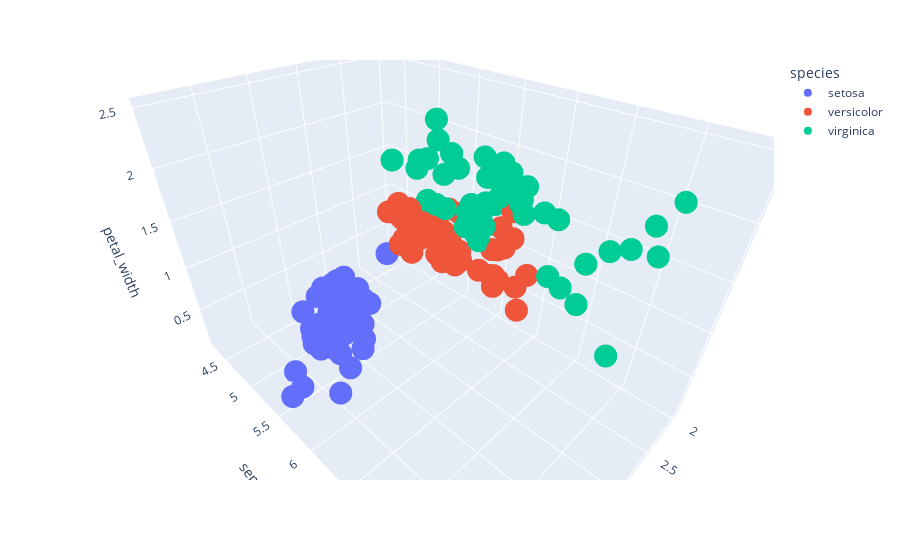

Notebook source saved alongside this figure:
### Code cell
#Q13. Create a 3D scatter plot using Plotly.

import plotly.express as px

df = px.data.iris()
fig = px.scatter_3d(df, x='sepal_width', y='sepal_length', z='petal_width', color='species')
fig.show()

### Figure 1 — Plotly figure (JSON) as saved in the notebook; plotly's stock layout.template omitted (floating-point values rounded to 4 significant figures)
{"data": [{"hovertemplate": "species=setosa<br>sepal_width=%{x}<br>sepal_length=%{y}<br>petal_width=%{z}<extra></extra>", "legendgroup": "setosa", "marker": {"color": "#636efa", "symbol": "circle"}, "mode": "markers", "name": "setosa", "scene": "scene", "showlegend": true, "type": "scatter3d", "x": [3.5, 3, 3.2, 3.1, 3.6, 3.9, 3.4, 3.4, 2.9, 3.1, 3.7, 3.4, 3, 3, 4, 4.4, 3.9, 3.5, 3.8, 3.8, 3.4, 3.7, 3.6, 3.3, 3.4, 3, 3.4, 3.5, 3.4, 3.2, 3.1, 3.4, 4.1, 4.2, 3.1, 3.2, 3.5, 3.1, 3, 3.4, 3.5, 2.3, 3.2, 3.5, 3.8, 3, 3.8, 3.2, 3.7, 3.3], "y": [5.1, 4.9, 4.7, 4.6, 5, 5.4, 4.6, 5, 4.4, 4.9, 5.4, 4.8, 4.8, 4.3, 5.8, 5.7, 5.4, 5.1, 5.7, 5.1, 5.4, 5.1, 4.6, 5.1, 4.8, 5, 5, 5.2, 5.2, 4.7, 4.8, 5.4, 5.2, 5.5, 4.9, 5, 5.5, 4.9, 4.4, 5.1, 5, 4.5, 4.4, 5, 5.1, 4.8, 5.1, 4.6, 5.3, 5], "z": [0.2, 0.2, 0.2, 0.2, 0.2, 0.4, 0.3, 0.2, 0.2, 0.1, 0.2, 0.2, 0.1, 0.1, 0.2, 0.4, 0.4, 0.3, 0.3, 0.3, 0.2, 0.4, 0.2, 0.5, 0.2, 0.2, 0.4, 0.2, 0.2, 0.2, 0.2, 0.4, 0.1, 0.2, 0.1, 0.2, 0.2, 0.1, 0.2, 0.2, 0.3, 0.3, 0.2, 0.6, 0.4, 0.3, 0.2, 0.2, 0.2, 0.2]}, {"hovertemplate": "species=versicolor<br>sepal_width=%{x}<br>sepal_length=%{y}<br>petal_width=%{z}<extra></extra>", "legendgroup": "versicolor", "marker": {"color": "#EF553B", "symbol": "circle"}, "mode": "markers", "name": "versicolor", "scene": "scene", "showlegend": true, "type": "scatter3d", "x": [3.2, 3.2, 3.1, 2.3, 2.8, 2.8, 3.3, 2.4, 2.9, 2.7, 2, 3, 2.2, 2.9, 2.9, 3.1, 3, 2.7, 2.2, 2.5, 3.2, 2.8, 2.5, 2.8, 2.9, 3, 2.8, 3, 2.9, 2.6, 2.4, 2.4, 2.7, 2.7, 3, 3.4, 3.1, 2.3, 3, 2.5, 2.6, 3, 2.6, 2.3, 2.7, 3, 2.9, 2.9, 2.5, 2.8], "y": [7, 6.4, 6.9, 5.5, 6.5, 5.7, 6.3, 4.9, 6.6, 5.2, 5, 5.9, 6, 6.1, 5.6, 6.7, 5.6, 5.8, 6.2, 5.6, 5.9, 6.1, 6.3, 6.1, 6.4, 6.6, 6.8, 6.7, 6, 5.7, 5.5, 5.5, 5.8, 6, 5.4, 6, 6.7, 6.3, 5.6, 5.5, 5.5, 6.1, 5.8, 5, 5.6, 5.7, 5.7, 6.2, 5.1, 5.7], "z": [1.4, 1.5, 1.5, 1.3, 1.5, 1.3, 1.6, 1, 1.3, 1.4, 1, 1.5, 1, 1.4, 1.3, 1.4, 1.5, 1, 1.5, 1.1, 1.8, 1.3, 1.5, 1.2, 1.3, 1.4, 1.4, 1.7, 1.5, 1, 1.1, 1, 1.2, 1.6, 1.5, 1.6, 1.5, 1.3, 1.3, 1.3, 1.2, 1.4, 1.2, 1, 1.3, 1.2, 1.3, 1.3, 1.1, 1.3]}, {"hovertemplate": "species=virginica<br>sepal_width=%{x}<br>sepal_length=%{y}<br>petal_width=%{z}<extra></extra>", "legendgroup": "virginica", "marker": {"color": "#00cc96", "symbol": "circle"}, "mode": "markers", "name": "virginica", "scene": "scene", "showlegend": true, "type": "scatter3d", "x": [3.3, 2.7, 3, 2.9, 3, 3, 2.5, 2.9, 2.5, 3.6, 3.2, 2.7, 3, 2.5, 2.8, 3.2, 3, 3.8, 2.6, 2.2, 3.2, 2.8, 2.8, 2.7, 3.3, 3.2, 2.8, 3, 2.8, 3, 2.8, 3.8, 2.8, 2.8, 2.6, 3, 3.4, 3.1, 3, 3.1, 3.1, 3.1, 2.7, 3.2, 3.3, 3, 2.5, 3, 3.4, 3], "y": [6.3, 5.8, 7.1, 6.3, 6.5, 7.6, 4.9, 7.3, 6.7, 7.2, 6.5, 6.4, 6.8, 5.7, 5.8, 6.4, 6.5, 7.7, 7.7, 6, 6.9, 5.6, 7.7, 6.3, 6.7, 7.2, 6.2, 6.1, 6.4, 7.2, 7.4, 7.9, 6.4, 6.3, 6.1, 7.7, 6.3, 6.4, 6, 6.9, 6.7, 6.9, 5.8, 6.8, 6.7, 6.7, 6.3, 6.5, 6.2, 5.9], "z": [2.5, 1.9, 2.1, 1.8, 2.2, 2.1, 1.7, 1.8, 1.8, 2.5, 2, 1.9, 2.1, 2, 2.4, 2.3, 1.8, 2.2, 2.3, 1.5, 2.3, 2, 2, 1.8, 2.1, 1.8, 1.8, 1.8, 2.1, 1.6, 1.9, 2, 2.2, 1.5, 1.4, 2.3, 2.4, 1.8, 1.8, 2.1, 2.4, 2.3, 1.9, 2.3, 2.5, 2.3, 1.9, 2, 2.3, 1.8]}], "layout": {"autosize": true, "legend": {"title": {"text": "species"}, "tracegroupgap": 0}, "margin": {"t": 60}, "scene": {"aspectmode": "auto", "aspectratio": {"x": 0.8736, "y": 1.31, "z": 0.8736}, "camera": {"center": {"x": 0, "y": 0, "z": 0}, "eye": {"x": 0.8313, "y": 0.8313, "z": 0.8313}, "projection": {"type": "perspective"}, "up": {"x": 0, "y": 0, "z": 1}}, "domain": {"x": [0, 1], "y": [0, 1]}, "xaxis": {"title": {"text": "sepal_width"}, "type": "linear"}, "yaxis": {"title": {"text": "sepal_length"}, "type": "linear"}, "zaxis": {"title": {"text": "petal_width"}, "type": "linear"}}}}
